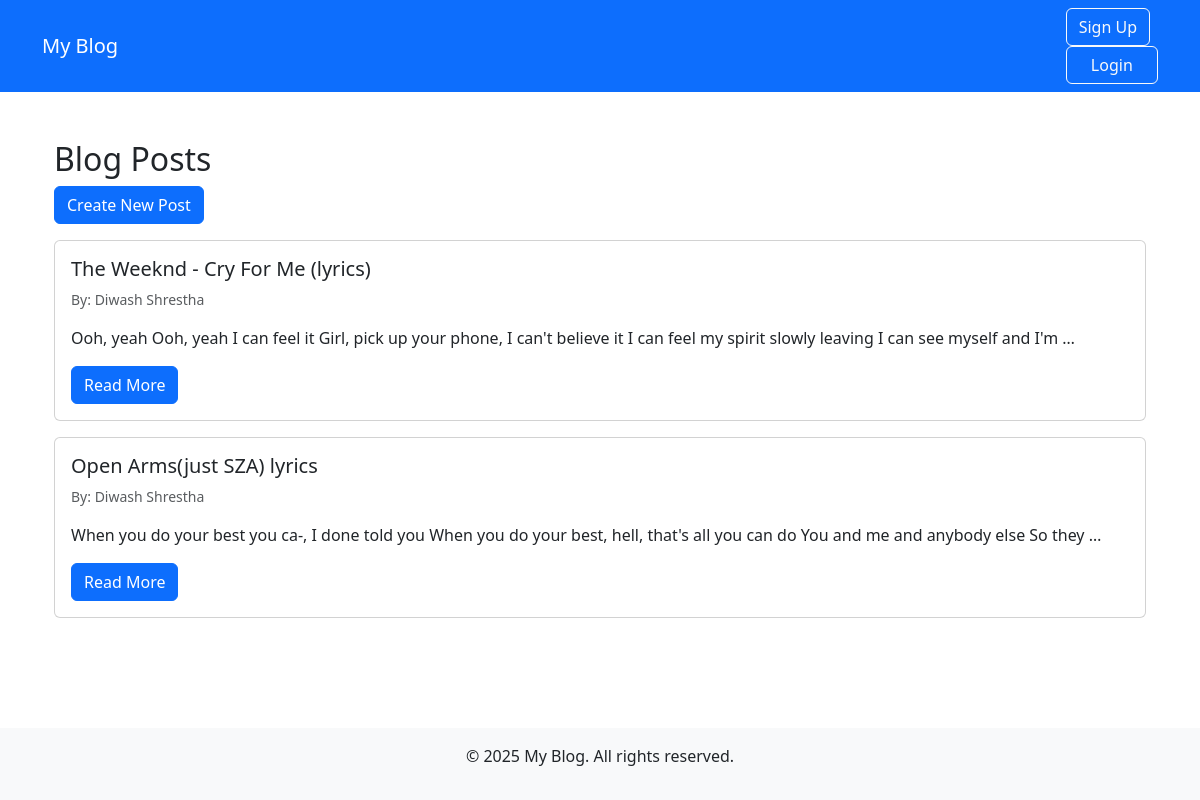
The page / on the database its author committed.
### blog/models.py (models this page shows, shortened)
class Blog(models.Model):
    title = models.CharField(max_length=200)
    content = models.TextField()
    created_at = models.DateTimeField(auto_now_add=True)
    updated_at = models.DateTimeField(auto_now=True)
    author = models.ForeignKey(Author, on_delete=models.CASCADE)  # Link to Author instead of User

### author/models.py (models this page shows, shortened)
class Author(models.Model):
    user = models.OneToOneField(User, on_delete=models.CASCADE)
    name = models.CharField(max_length=100, blank=True)
    bio = models.TextField(blank=True)
    email = models.EmailField(blank=True, null=True)
    age = models.IntegerField(blank=True, null=True)
    created_at = models.DateTimeField(auto_now_add=True)
    updated_at = models.DateTimeField(auto_now=True)

### blog/views.py (the view)
# urls.py: path('', views.blog_list, name='blog_list'),
def blog_list(request):
    blogs = Blog.objects.all().order_by('-created_at')
    return render(request, 'blog_list.html', {'blogs': blogs})

### templates/blog_list.html (shortened to what this page needs)
{% extends 'base.html' %}
{% block content %}
<div class="container mt-4">
    <h2>Blog Posts</h2>
    <a href="{% url 'blog:blog_create' %}" class="btn btn-primary mb-3">Create New Post</a>
    {% for blog in blogs %}
    <div class="card mb-3">
        <div class="card-body">
            <h5 class="card-title">{{ blog.title }}</h5>
            <p class="text-muted small">By: {{ blog.author.name|default:blog.author.user.username }}</p>
            <p class="card-text">{{ blog.content|truncatewords:30 }}</p>
            <a href="{% url 'blog:blog_detail' blog.id %}" class="btn btn-primary">Read More</a>
        </div>
    </div>
    {% endfor %}
</div>
{% endblock %}

### templates/base.html (style rules this page uses)
html, body { height: 100%; }
.container { flex: 1; }

### rows shown on the page
Blog: title "The Weeknd - Cry For Me (lyrics)", author.name "Diwash Shrestha", content "Ooh, yeah Ooh, yeah I can feel it Girl, pick up your phone, I can't believe it I can feel my spirit slowly leaving I can see myself and I'm …"
Blog: title "Open Arms(just SZA) lyrics", author.name "Diwash Shrestha", content "When you do your best you ca-, I done told you When you do your best, hell, that's all you can do You and me and anybody else So they …"
